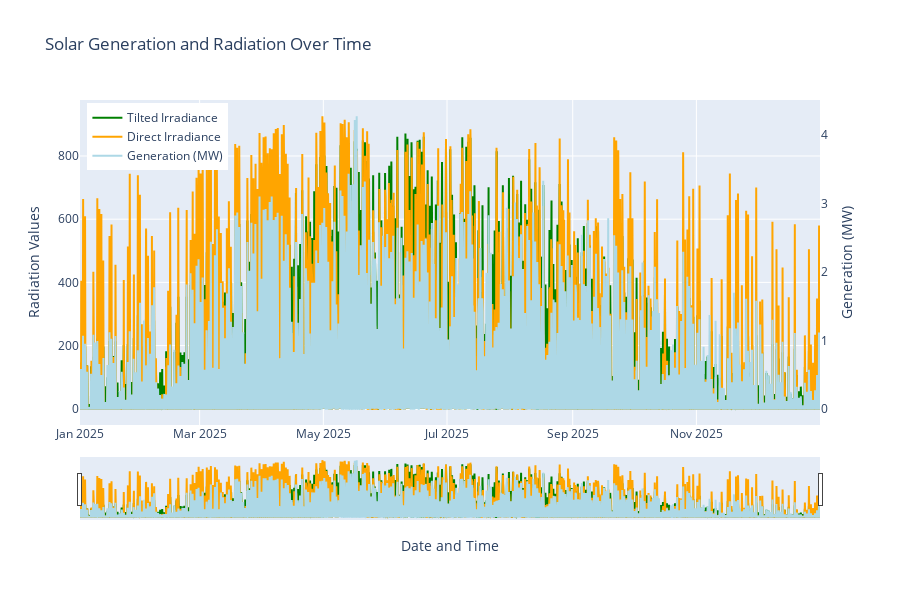

Write notebook code for a chart like this one.
### Markdown cell above
#### There is complete data for 2025 given there are 8760 hours in the year with zero NaN values!

### Code cell
import plotly.graph_objects as go
import pandas as pd

# Ensure datetime index is UTC
gen_weather_merged_df['datetime_gmt'] = pd.to_datetime(gen_weather_merged_df.index)

# Create a Plotly figure
fig = go.Figure()

# Add line trace for shortwave radiation
fig.add_trace(go.Scatter(
    x=gen_weather_merged_df['datetime_gmt'],
    y=gen_weather_merged_df['global_tilted_irradiance'],
    mode='lines',
    name='Tilted Irradiance',
    line=dict(color='green')
))

# Add line trace for direct radiation
fig.add_trace(go.Scatter(
    x=gen_weather_merged_df['datetime_gmt'],
    y=gen_weather_merged_df['direct_normal_irradiance'],
    mode='lines',
    name='Direct Irradiance',
    line=dict(color='orange')
))

# Add line trace for generation, setting secondary y-axis
fig.add_trace(go.Scatter(
    x=gen_weather_merged_df['datetime_gmt'],
    y=gen_weather_merged_df['generation_mw'],
    mode='lines',
    name='Generation (MW)',
    line=dict(color='lightblue'),
    yaxis='y2'  # Assign to secondary y-axis
))

# Update layout to add a second y-axis
fig.update_layout(
    title='Solar Generation and Radiation Over Time',
    xaxis_title='Date and Time',
    yaxis_title='Radiation Values',
    yaxis2=dict(
        title='Generation (MW)',
        overlaying='y',
        side='right',
        showgrid=False
    ),
    xaxis=dict(rangeslider=dict(visible=True)),
    legend=dict(x=0.01, y=0.99),
    height=600
)

# Show the plot
fig.show()

### Figure 1 — Plotly figure (JSON) as saved in the notebook; plotly's stock layout.template omitted (floating-point values rounded to 4 significant figures; data arrays with more than 128 entries replaced by an {"elided": "..."} marker saying what was removed)
{"data": [{"line": {"color": "green"}, "mode": "lines", "name": "Tilted Irradiance", "type": "scatter", "x": {"elided": "8760 str values"}, "y": {"elided": "8760 float values"}}, {"line": {"color": "orange"}, "mode": "lines", "name": "Direct Irradiance", "type": "scatter", "x": {"elided": "8760 str values"}, "y": {"elided": "8760 float values"}}, {"line": {"color": "lightblue"}, "mode": "lines", "name": "Generation (MW)", "type": "scatter", "x": {"elided": "8760 str values"}, "y": {"elided": "8760 float values"}, "yaxis": "y2"}], "layout": {"height": 600, "legend": {"x": 0.01, "y": 0.99}, "title": {"text": "Solar Generation and Radiation Over Time"}, "xaxis": {"rangeslider": {"visible": true}, "title": {"text": "Date and Time"}}, "yaxis": {"title": {"text": "Radiation Values"}}, "yaxis2": {"overlaying": "y", "showgrid": false, "side": "right", "title": {"text": "Generation (MW)"}}}}
